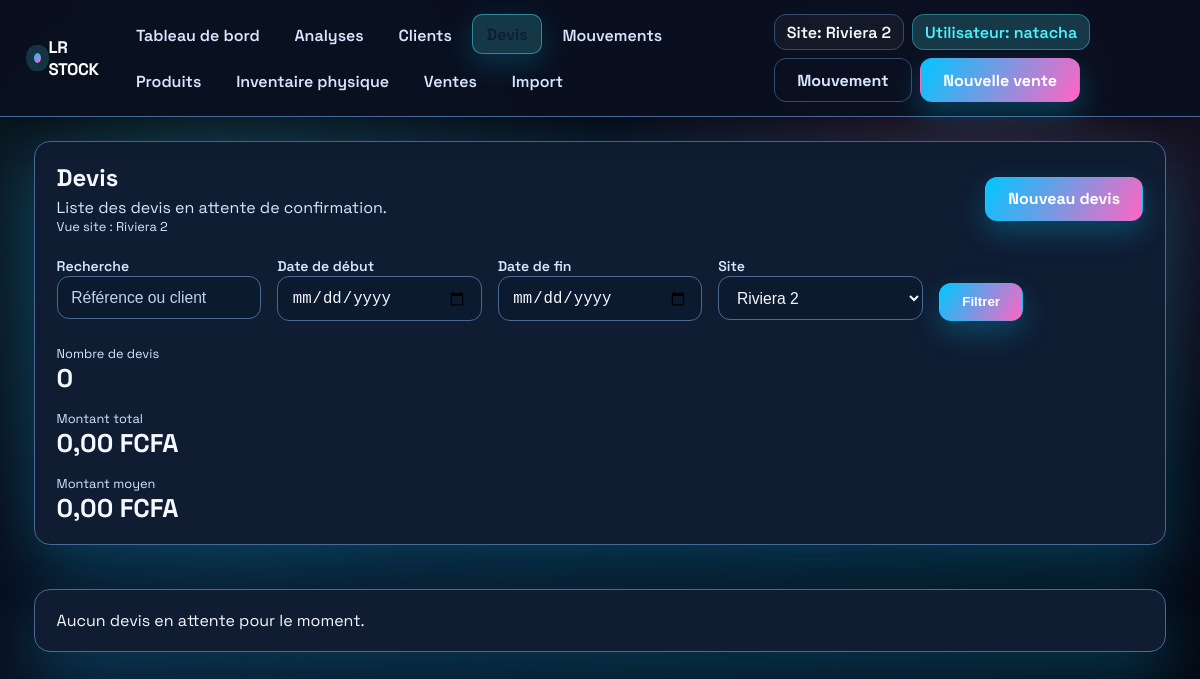
Before: /devis/ (signed in) with the older database file.
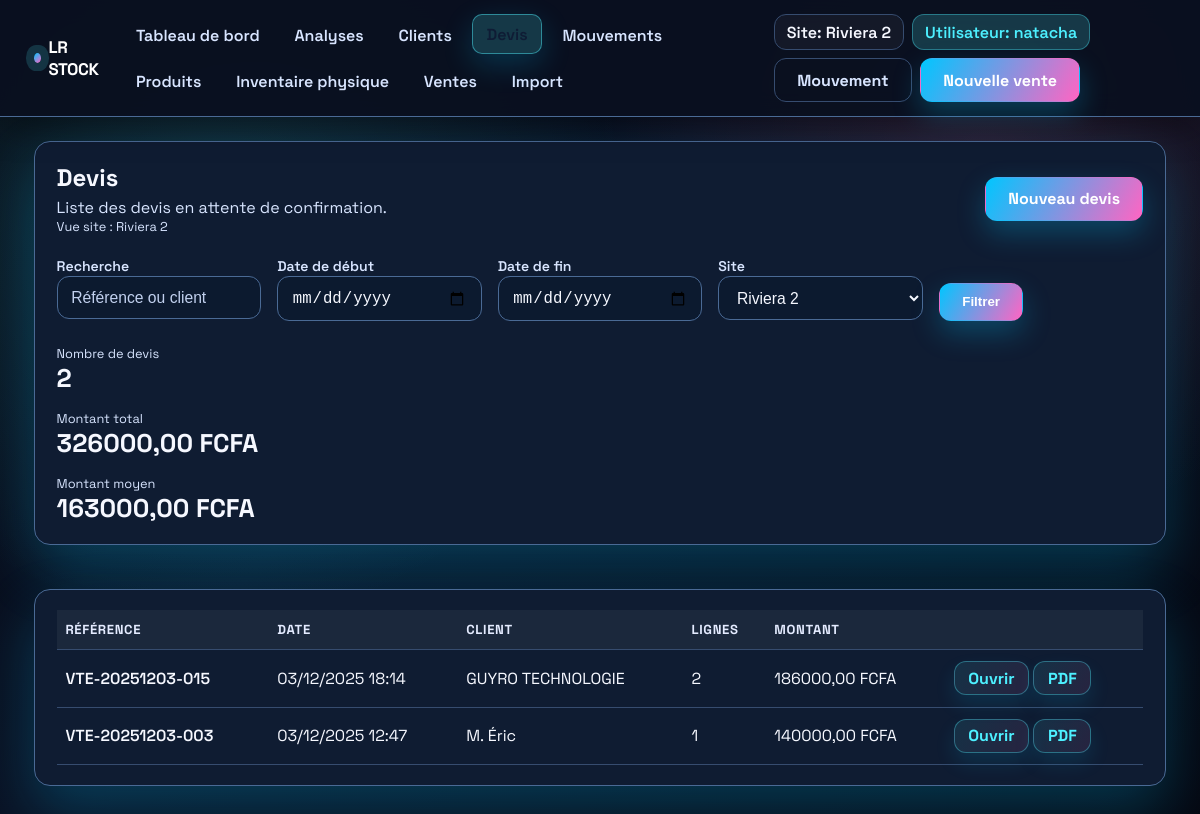
After: the same page with the newer database file.
### inventory/models.py (models this page shows, shortened)
class VersionedModelMixin(models.Model):
    class Meta:
        abstract = True

class TimeStampedModel(models.Model):
    created_at = models.DateTimeField(auto_now_add=True)
    updated_at = models.DateTimeField(auto_now=True)
    class Meta:
        abstract = True

class Sale(VersionedModelMixin, TimeStampedModel):
    class Status(models.TextChoices):
        DRAFT = "draft", "Brouillon"
        CONFIRMED = "confirmed", "Confirmée"
    reference = models.CharField("Référence", max_length=100, unique=True)
    sale_date = models.DateTimeField("Date de vente", default=timezone.now)
    customer = models.ForeignKey(
        Customer,
        on_delete=models.SET_NULL,
        related_name="sales",
        blank=True,
        null=True,
    )
    customer_name = models.CharField("Client", max_length=255, blank=True)
    notes = models.TextField(blank=True)
    site = models.ForeignKey(
        Site,
        on_delete=models.PROTECT,
        blank=True,
        null=True,
        related_name="sales",
    )
    amount_paid = models.DecimalField(
        "Montant payé",
        max_digits=12,
        decimal_places=2,
        default=Decimal("0.00"),
    )
    status = models.CharField(
        max_length=20,
        choices=Status.choices,
        default=Status.DRAFT,
    )
    class Meta:
        ordering = ["-sale_date", "-id"]
        verbose_name = "vente"
        verbose_name_plural = "ventes"
    @property
    def customer_display_name(self) -> str:
        if self.customer:
            return self.customer.display_name
        return self.customer_name or "-"
    @property
    def total_amount(self) -> Decimal:
        total = Decimal("0.00")
        for item in self.items.all():
            total += item.total_amount
        return total

class Customer(VersionedModelMixin, TimeStampedModel):
    reference = models.CharField(
        "Référence client",
        max_length=20,
        unique=True,
        default=generate_customer_reference,
    )
    name = models.CharField("Nom du contact", max_length=255)
    company_name = models.CharField("Entreprise", max_length=255, blank=True)
    email = models.EmailField(blank=True)
    phone = models.CharField(max_length=50, blank=True)
    address = models.TextField(blank=True)
    credit_limit = models.DecimalField(
        "Plafond de crédit",
        max_digits=12,
        decimal_places=2,
        default=Decimal("0.00"),
    )
    notes = models.TextField(blank=True)
    objects = CustomerQuerySet.as_manager()
    class Meta:
        ordering = ["name", "company_name"]
        verbose_name = "client"
        verbose_name_plural = "clients"
    @property
    def display_name(self) -> str:
        if self.company_name and self.name:
            return f"{self.company_name} - {self.name}"
        return self.company_name or self.name or self.reference

class SaleItem(TimeStampedModel):
    class LineType(models.TextChoices):
        PRODUCT = "product", "Produit"
        NOTE = "note", "Note"
        SECTION = "section", "Section"
    sale = models.ForeignKey(
        Sale, on_delete=models.CASCADE, related_name="items"
    )
    product = models.ForeignKey(
        Product,
        on_delete=models.PROTECT,
        related_name="sale_items",
        blank=True,
        null=True,
    )
    line_type = models.CharField(
        max_length=20,
        choices=LineType.choices,
        default=LineType.PRODUCT,
    )
    description = models.CharField(max_length=255, blank=True)
    position = models.PositiveIntegerField(default=0)
    quantity = models.PositiveIntegerField(default=1)
    unit_price = models.DecimalField(max_digits=10, decimal_places=2, default=Decimal("0.00"))
    returned_quantity = models.PositiveIntegerField(default=0)
    scan_code = models.CharField(max_length=255, blank=True)
    scanned_at = models.DateTimeField(blank=True, null=True)
    stock_movement = models.OneToOneField(
        StockMovement,
        on_delete=models.SET_NULL,
        blank=True,
        null=True,
        related_name="sale_item",
    )
    class Meta:
        verbose_name = "ligne de vente"
        verbose_name_plural = "lignes de vente"
        ordering = ["position", "id"]
    @property
    def total_amount(self) -> Decimal:
        if self.line_type != self.LineType.PRODUCT:
            return Decimal("0.00")
        net_quantity = max(self.quantity - self.returned_quantity, 0)
        return self.unit_price * Decimal(net_quantity)

### inventory/views.py (the view, shortened to what this page needs)
# urls.py: path("devis/", login_required(views.quotes_list), name="quotes_list"),
def quotes_list(request):
    search = (request.GET.get("q") or "").strip()
    start_input = request.GET.get("start")
    end_input = request.GET.get("end")
    start_dt, end_dt, date_errors = _parse_list_date_range(start_input, end_input)
    for error_text in date_errors:
        messages.warning(request, error_text)
    site_context = _site_context(request)
    active_site = site_context["active_site"]
    quotes_queryset = (
        Sale.objects.filter(status=Sale.Status.DRAFT)
        .select_related("customer")
        .prefetch_related("items__product")
        .order_by("-sale_date")
    )
    if active_site:
        quotes_queryset = quotes_queryset.filter(site=active_site)
    if start_dt:
        quotes_queryset = quotes_queryset.filter(sale_date__gte=start_dt)
    if end_dt:
        quotes_queryset = quotes_queryset.filter(sale_date__lte=end_dt)
    quotes = list(quotes_queryset)
    quote_count = len(quotes)
    total_amount = sum((quote.total_amount for quote in quotes), Decimal("0.00"))
    average_amount = (
        total_amount / Decimal(quote_count) if quote_count else Decimal("0.00")
    )
    context = {
        "quotes": quotes,
        "count": quote_count,
        "quote_count": quote_count,
        "total_amount": total_amount,
        "average_amount": average_amount,
        "search": search,
        "start_input": start_input,
        "end_input": end_input,
    }
    context.update(site_context)
    return render(request, "inventory/quotes_list.html", context)

### inventory/views.py (called while the page is built, shortened)
def _parse_list_date_range(start_value, end_value):
    tz = timezone.get_current_timezone()
    start_dt = None
    end_dt = None
    errors: list[str] = []
    if start_dt and end_dt and start_dt > end_dt:
        errors.append("La date de debut doit precéder la date de fin.")
    return start_dt, end_dt, errors

def _get_assigned_site(request):
    if not request.user.is_authenticated:
        return None
    assignment = getattr(request.user, "site_assignment", None)
    return assignment.site if assignment else None

def _get_requested_site(request):
    site_id = request.GET.get("site")
    if site_id:
        return Site.objects.filter(pk=site_id).first()
    return None

def _get_action_site(request):
    if not request.user.is_authenticated:
        return None
    assigned_site = _get_assigned_site(request)
    if assigned_site:
        return assigned_site
    if request.user.is_superuser:
        return _get_requested_site(request)
    return None

def _get_active_site(request):
    requested = _get_requested_site(request)
    if requested:
        return requested
    return _get_assigned_site(request)

### inventory/templates/inventory/quotes_list.html (shortened to what the changed rows need)
{% extends "inventory/base.html" %}
{% block content %}
<div class="card" style="margin-bottom:1.5rem;">
    <div style="display:flex;justify-content:space-between;align-items:center;gap:1rem;">
        <div>
            <h1 style="margin:0;font-size:1.5rem;">Devis</h1>
        </div>
    </div>
    <div class="grid grid-3" style="margin-top:1.5rem;">
        <div>
            <p style="margin:0;color:var(--muted);font-size:0.8rem;">Nombre de devis</p>
            <p class="value" style="margin:0;">{{ quote_count }}</p>
        </div>
        <div>
            <p style="margin:0;color:var(--muted);font-size:0.8rem;">Montant total</p>
            <p class="value" style="margin:0;">{{ total_amount|floatformat:2 }} FCFA</p>
        </div>
        <div>
            <p style="margin:0;color:var(--muted);font-size:0.8rem;">Montant moyen</p>
            <p class="value" style="margin:0;">{{ average_amount|floatformat:2 }} FCFA</p>
        </div>
    </div>
</div>
<div class="card">
    {% if quotes %}
        <table>
            <thead>
                <tr>
                    <th>Référence</th>
                    <th>Date</th>
                    <th>Client</th>
                    <th>Lignes</th>
                    <th>Montant</th>
                    <th></th>
                </tr>
            </thead>
            <tbody>
                {% for quote in quotes %}
                    <tr data-href="{% url 'inventory:quote_detail' quote.pk %}" role="button">
                        <td style="font-weight:600;">{{ quote.reference }}</td>
                        <td>{{ quote.sale_date|date:"d/m/Y H:i" }}</td>
                        <td>{{ quote.customer_display_name }}</td>
                        <td>{{ quote.items.count }}</td>
                        <td>{{ quote.total_amount|floatformat:2 }} FCFA</td>
                        <td>
                            <a href="{% url 'inventory:quote_detail' quote.pk %}" class="btn secondary" style="padding:0.35rem 0.85rem;">Ouvrir</a>
                            <a href="{% url 'inventory:sale_document_preview' quote.pk 'quote' %}" class="btn secondary" style="padding:0.35rem 0.85rem;">PDF</a>
                        </td>
                    </tr>
                {% endfor %}
            </tbody>
        </table>
    {% else %}
        <p style="margin:0;">Aucun devis en attente pour le moment.</p>
    {% endif %}
</div>
{% endblock %}

Changed rows visible on the page:
added Sale: reference "VTE-20251203-015", sale_date "03/12/2025 18:14", customer_display_name "GUYRO TECHNOLOGIE", items.count "2", total_amount "186000,00"
added Sale: reference "VTE-20251203-003", sale_date "03/12/2025 12:47", customer_display_name "M. Éric", items.count "1", total_amount "140000,00"
Other visible differences:
{{ quote_count }}: "0" → "2"
{{ total_amount|floatformat:2 }}: "0,00" → "326000,00"
{{ average_amount|floatformat:2 }}: "0,00" → "163000,00"
text no longer shown: "Aucun devis en attente pour le moment."
text now shown: "RÉFÉRENCE DATE CLIENT LIGNES MONTANT"
